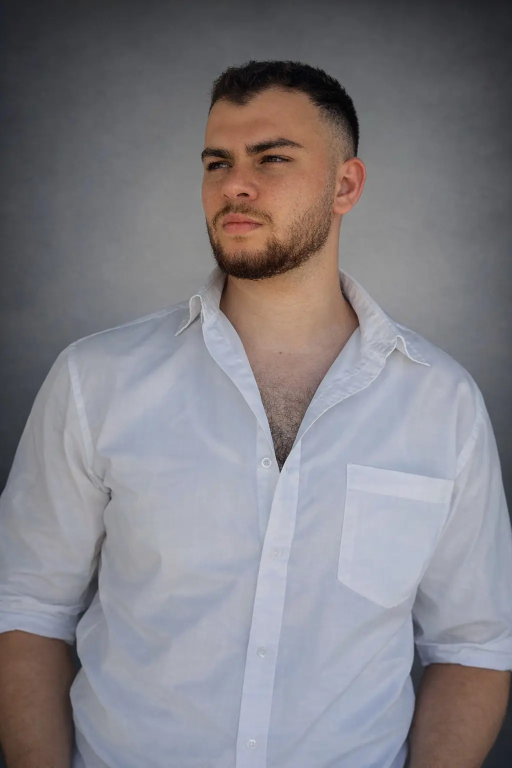
#> input picture assets/saif-portrait-1024.webp, 1024 x 1536 px, given in place of Untitled design (8).png, which was not available (shown at 1/2 size)
$ python prepare-new-portrait.py
#> lines starting #> are read from the running program, lines starting #| are printed output that depends on the picture; pictures that were not available may be replaced by others from this repository, and a replacement may not be noted
from PIL import Image, ImageFilter
from pathlib import Path
import random, struct, gzip, base64, re, json
root=Path(__file__).resolve().parents[1]
source=Image.open(r'C:/Users/saifn/Downloads/Untitled design (8).png').convert('RGBA')
box=(430,65,3360,3904)
master=source.crop(box).resize((1130,1480),Image.Resampling.LANCZOS)
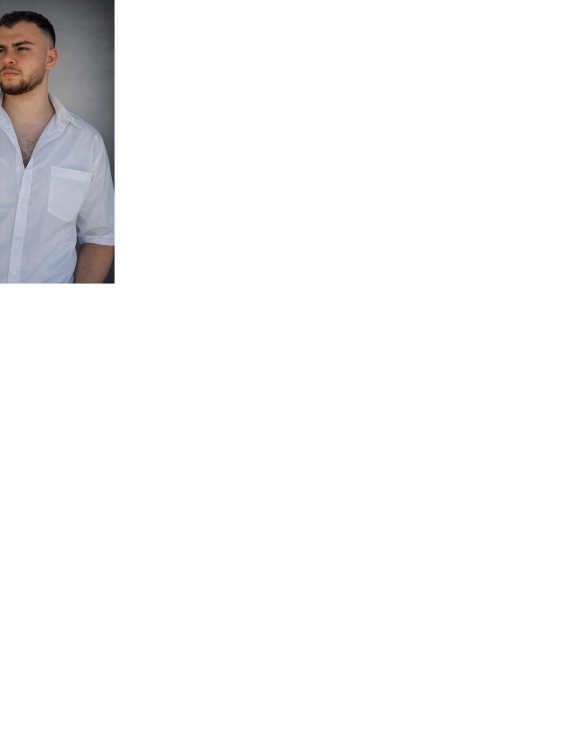
#> master: PIL image 1130x1480 RGBA (shown at 1/2 size); mean R, G, B, A 11, 10.6, 11, 19.8; transparent parts drawn white
w,h=master.size
#> w = 1130; h = 1480
alpha=master.getchannel('A'); a=alpha.load()
#> after `alpha = master.getchannel('A')`:
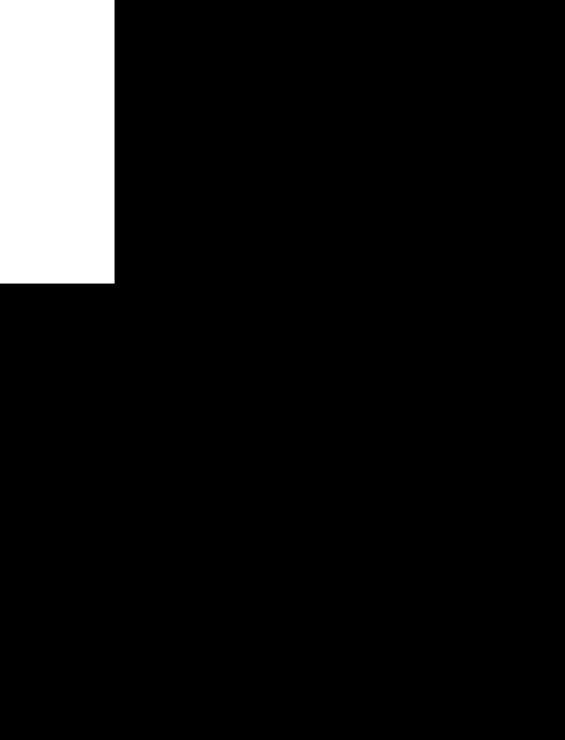
#> alpha: PIL image 1130x1480 L (shown at 1/2 size); min 0, max 255, mean 19.8
for y in range(h):
    t=max(0,min(1,(y/h-.74)/.25))
    fade=1-t*t*(3-2*t)
    for x in range(w):
        side=max(0,min(1,min(x,w-1-x)/(w*.18)))
        taper=side*side*(3-2*side)
        a[x,y]=round(a[x,y]*fade*taper)
master.putalpha(alpha)
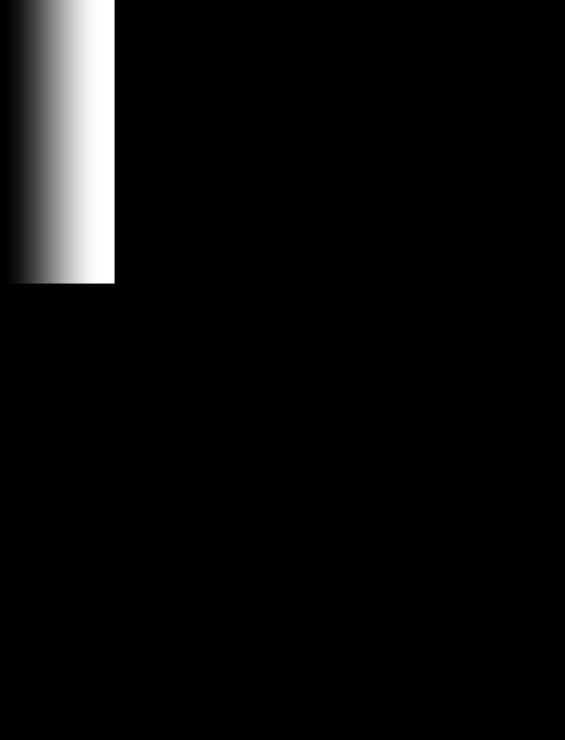
#> alpha: PIL image 1130x1480 L (shown at 1/2 size); min 0, max 255, mean 11
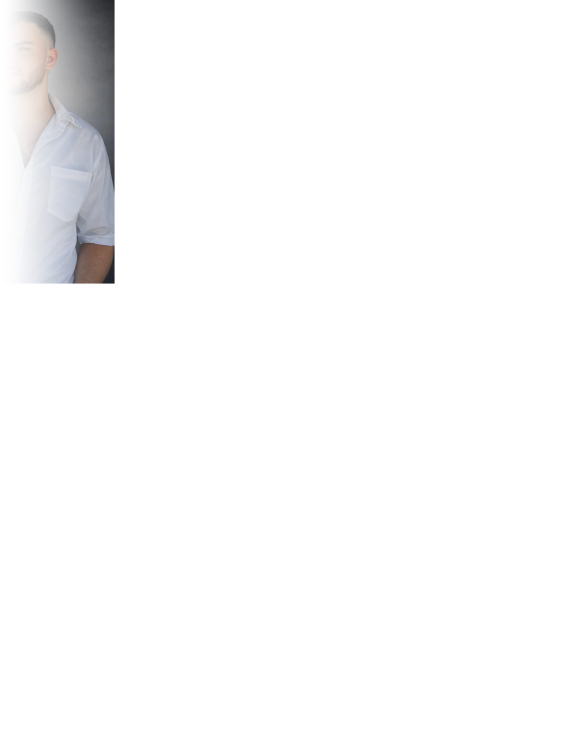
#> master: PIL image 1130x1480 RGBA (shown at 1/2 size); mean R, G, B, A 11, 10.6, 11, 11; transparent parts drawn white
master.save(root/'assets/portrait-front-v2.webp',lossless=True,method=6)
sample=master.copy(); sample.thumbnail((1000,1350),Image.Resampling.LANCZOS)
w,h=sample.size; px=sample.load()
#> after `w, h = sample.size`: w = 1000; h = 1310
eroded=sample.getchannel('A').filter(ImageFilter.MinFilter(15)).load()
rng=random.Random(42); points=[]
for _ in range(42000):
    x=rng.randrange(w);y=rng.randrange(h);r,g,b,a=px[x,y]
    if a<100 or rng.random()>a/255: continue
    points.extend((x/w,y/h,r/255,g/255,b/255,rng.random(),1.0 if eroded[x,y]<180 else 0.0))
#> this loop made 42000 passes
#> (r, g, b, a) on passes 1 to 3: (0, 0, 0, 0), (0, 0, 0, 0), (0, 0, 0, 0)
#> after the loop, points = 11718 values, max 1 at index 48, min 0 at index 6, mean 0.394
raw=struct.pack('<%sf'%len(points),*points)
(root/'assets/portrait-front-v2.bin.gz').write_bytes(gzip.compress(raw,compresslevel=9,mtime=0))
seed=b''.join(raw[i:i+28] for i in range(0,len(raw),28*19))
#> (the run stopped early here; a loop or call above may not have finished)
